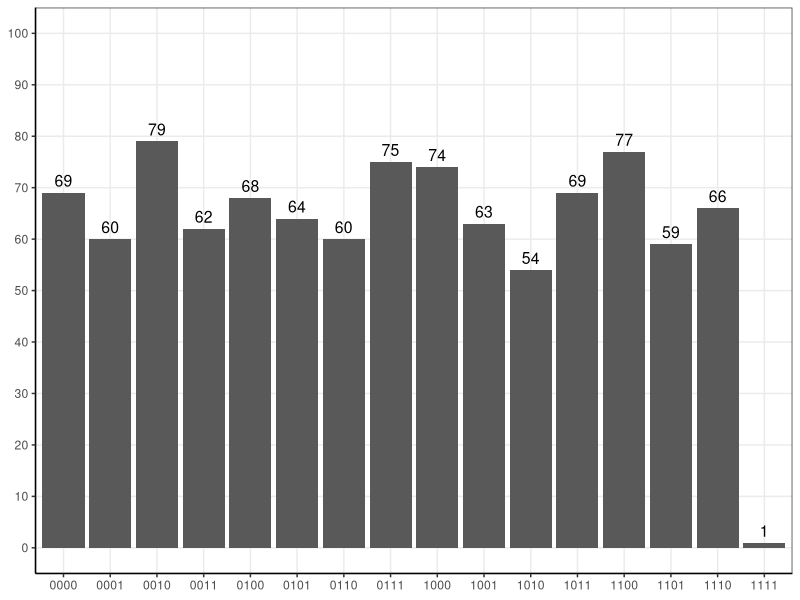

Here is the R script that generated this plot: (Note: this script raises an error after producing the figure.)
# Top commands ----

# Create empty R application (no figures, data frames, packages, etc.)
# Get a list of all loaded packages
packages <- search()[grepl("package:", search())]
# Unload each package
for (package in packages) {
  unloadNamespace(package)
}

rm(list=ls(all=TRUE))

# load library
library(tidyverse)

#functions
options(scipen=999) 

# Set seed for reproducibility
my.seed = 1237
set.seed(my.seed)

# Create simulated, original data with vulnerable observation ----

# Number of observations
n <- 1000

# Define the 16 possible combinations of four binary variables
combinations <- expand.grid(y1 = c(0, 1), y2 = c(0, 1), y3 = c(0, 1), y4 = c(0, 1))

# Define c_16 and C_−16
c_16 <- combinations[16,]
C_minus_16 <- combinations[-16,]

# Initialize the dataset
D <- data.frame(matrix(ncol = 4, nrow = n))
colnames(D) <- c("var1", "var2", "var3", "var4")

# Sample the first 999 observations from C_minus_16 with equal probability
for (i in 1:(n-1)) {
  sampled_row <- sample(1:15, 1)
  D[i,] <- C_minus_16[sampled_row,]
}

# Set the 1000th observation to c_16
D[1000,] <- c_16

# Convert to data frame and print the first few rows
df_original <- as.data.frame(D)
head(df_original)


df_ods_frequency <- df_original
df_ods_frequency$combine <- paste(df_ods_frequency$var1, df_ods_frequency$var2, df_ods_frequency$var3, df_ods_frequency$var4, sep = "")
df_ods_frequency <- df_ods_frequency %>%
  select(-matches("var"))
df_ods_frequency <- as.data.frame(table(df_ods_frequency))

# Plot
p <- ggplot(df_ods_frequency, aes(x = combine, y=Freq)) +
  geom_bar(stat = 'identity',position = position_dodge(.9)) +
  geom_text(aes(label = Freq),vjust = -0.5, size = 4,position = position_dodge(.9)) +
  theme_bw() +
  scale_y_continuous(limits = c(0,100), breaks = seq(0,100,10)) +
  theme(panel.grid.minor = element_blank(), 
        legend.position = "bottom",
        axis.title = element_blank(),
        axis.line.y = element_line(color="black", linewidth=.5),
        axis.line.x = element_line(color="black", linewidth=.5)
  )

p

# Loop through attack ----

# Define the 16 possible combinations of four binary variables
combinations <- expand.grid(y1 = c(0, 1), y2 = c(0, 1), y3 = c(0, 1), y4 = c(0, 1))

df_frequency <- data.frame()
for (c in 1:10) {
  for (r in 1:16) {

    # create seed
    my.seed = my.seed + 1
    
    # Load original data 
    df_ods <- df_original
    
    # Drop the last row
    df_ods <- head(df_ods, -1)
    
    # Set the last observation to last_record
    last_record <- combinations[r,]
    print(last_record)
    df_ods[1000,] <- last_record

    # Generate frequency table ----
    
    df_ods_frequency <- df_ods
    df_ods_frequency$combine <- paste(df_ods_frequency$var1, df_ods_frequency$var2, df_ods_frequency$var3, df_ods_frequency$var4, sep = "")
    df_ods_frequency <- df_ods_frequency %>%
      select(-matches("var"))
    
    df_frequency_ods <- as.data.frame(table(df_ods_frequency)) %>%
      rename(value=Freq) 
    
    # Generate laplace noise ---- 
    
    epsilon <- c(.1)
    df_frequency_sds <- data.frame()
    
    for (e in epsilon) {
      ods <- df_frequency_ods %>%
        mutate(epsilon = e)
      
      # Parameters for the Laplace distribution
      location <- 0  # Mean (location parameter)
      sensitivity <- 1 # this is always 1 in integer counting queries (if integers were 2,4,6,etc., then sensitivity would be 2)
      b <- sensitivity/e # scale parameter
      
      # Generate Laplace noise for each value in n
      laplace_noise <- rlaplace(nrow(df_frequency_ods), location, b)
      
      # Add the noise to the n column
      sds <- df_frequency_ods
      sds$Freq <- sds$value + laplace_noise
      sds$value <- NULL
      sds <- sds %>%
        mutate(type = "synthetic",
               n = c,
               last_record = paste(last_record$y1, last_record$y2, last_record$y3, last_record$y4, sep = ""),
               )
      df_frequency_sds <- rbind(df_frequency_sds,sds)
      
      df_ods_frequency <- as.data.frame(table(df_ods_frequency)) %>%
        mutate(type = "original",
               n = c,
               last_record = paste(last_record$y1, last_record$y2, last_record$y3, last_record$y4, sep = ""))
    }
    
    # Combine
    df_frequency <- rbind(df_frequency,df_frequency_sds,df_ods_frequency)
  }
}

# Graph ----


df_graph_sds <- df_frequency %>%
  filter(type == "synthetic") 

df_graph_ods <- df_frequency %>%
  filter(type == "original") 

df_graph_ods <- unique(df_graph_ods)

df_graph <- 
  ggplot() +
  geom_bar(data = df_graph_ods, aes(x = combine, y = Freq, fill = type), position = position_dodge(width=0.9), stat = "identity") +
  geom_boxplot(position = position_dodge(width=0.9), aes(x = combine, y = Freq, fill = type), data = df_graph_sds) +
  facet_wrap(~last_record, labeller = "label_both") +
  scale_y_continuous(limits = c(0,100), breaks = seq(0,100,25)) +
  theme_bw() +
  theme(panel.grid.minor = element_blank(), 
        legend.position = "bottom",
        legend.title = element_blank(),
        legend.key.width=unit(1, "cm"),
        axis.text.x = element_text(angle = 90, hjust = 1, vjust = .5),
        axis.title.x = element_blank(),
        axis.line.y = element_line(color="black", linewidth=.5),
        axis.line.x = element_line(color="black", linewidth=.5)
  )

df_graph
